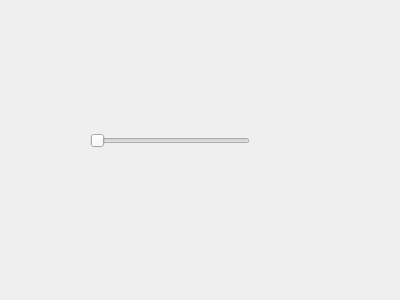
<?xml version="1.0" encoding="UTF-8"?>
<ui version="4.0">
 <class>Widget</class>
 <widget class="QWidget" name="Widget">
  <property name="geometry">
   <rect>
    <x>0</x>
    <y>0</y>
    <width>400</width>
    <height>300</height>
   </rect>
  </property>
  <property name="windowTitle">
   <string>Widget</string>
  </property>
  <widget class="QSlider" name="horizontalSlider">
   <property name="geometry">
    <rect>
     <x>90</x>
     <y>130</y>
     <width>160</width>
     <height>22</height>
    </rect>
   </property>
   <property name="orientation">
    <enum>Qt::Horizontal</enum>
   </property>
  </widget>
 </widget>
 <layoutdefault spacing="6" margin="11"/>
 <resources/>
 <connections/>
</ui>
